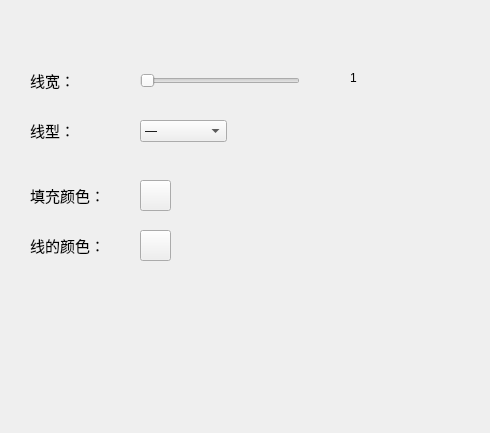
<?xml version="1.0" encoding="UTF-8"?>
<ui version="4.0">
 <class>Pen_Style</class>
 <widget class="QWidget" name="Pen_Style">
  <property name="geometry">
   <rect>
    <x>0</x>
    <y>0</y>
    <width>490</width>
    <height>433</height>
   </rect>
  </property>
  <property name="windowTitle">
   <string>Form</string>
  </property>
  <widget class="QSlider" name="horizontalSlider">
   <property name="geometry">
    <rect>
     <x>140</x>
     <y>70</y>
     <width>160</width>
     <height>22</height>
    </rect>
   </property>
   <property name="minimum">
    <number>1</number>
   </property>
   <property name="maximum">
    <number>10</number>
   </property>
   <property name="orientation">
    <enum>Qt::Horizontal</enum>
   </property>
  </widget>
  <widget class="QLabel" name="label">
   <property name="geometry">
    <rect>
     <x>30</x>
     <y>60</y>
     <width>71</width>
     <height>41</height>
    </rect>
   </property>
   <property name="font">
    <font>
     <family>Agency FB</family>
     <pointsize>11</pointsize>
    </font>
   </property>
   <property name="text">
    <string>线宽：</string>
   </property>
  </widget>
  <widget class="QLabel" name="Line_Width">
   <property name="geometry">
    <rect>
     <x>350</x>
     <y>70</y>
     <width>72</width>
     <height>15</height>
    </rect>
   </property>
   <property name="text">
    <string>1</string>
   </property>
  </widget>
  <widget class="QLabel" name="label_2">
   <property name="geometry">
    <rect>
     <x>30</x>
     <y>220</y>
     <width>101</width>
     <height>51</height>
    </rect>
   </property>
   <property name="font">
    <font>
     <family>Agency FB</family>
     <pointsize>11</pointsize>
    </font>
   </property>
   <property name="text">
    <string>线的颜色：</string>
   </property>
  </widget>
  <widget class="QPushButton" name="Line_Color">
   <property name="geometry">
    <rect>
     <x>140</x>
     <y>230</y>
     <width>31</width>
     <height>31</height>
    </rect>
   </property>
   <property name="text">
    <string/>
   </property>
  </widget>
  <widget class="QPushButton" name="Fill_Color">
   <property name="geometry">
    <rect>
     <x>140</x>
     <y>180</y>
     <width>31</width>
     <height>31</height>
    </rect>
   </property>
   <property name="text">
    <string/>
   </property>
  </widget>
  <widget class="QLabel" name="label_3">
   <property name="geometry">
    <rect>
     <x>30</x>
     <y>170</y>
     <width>101</width>
     <height>51</height>
    </rect>
   </property>
   <property name="font">
    <font>
     <family>Agency FB</family>
     <pointsize>11</pointsize>
    </font>
   </property>
   <property name="text">
    <string>填充颜色：</string>
   </property>
  </widget>
  <widget class="QLabel" name="label_4">
   <property name="geometry">
    <rect>
     <x>30</x>
     <y>110</y>
     <width>71</width>
     <height>41</height>
    </rect>
   </property>
   <property name="font">
    <font>
     <family>Agency FB</family>
     <pointsize>11</pointsize>
    </font>
   </property>
   <property name="text">
    <string>线型：</string>
   </property>
  </widget>
  <widget class="QComboBox" name="comboBox">
   <property name="geometry">
    <rect>
     <x>140</x>
     <y>120</y>
     <width>87</width>
     <height>22</height>
    </rect>
   </property>
   <item>
    <property name="text">
     <string>—</string>
    </property>
   </item>
   <item>
    <property name="text">
     <string>-----------</string>
    </property>
   </item>
   <item>
    <property name="text">
     <string>················</string>
    </property>
   </item>
   <item>
    <property name="text">
     <string>-·-·-·-·-·-·-</string>
    </property>
   </item>
   <item>
    <property name="text">
     <string>-··-··-··-··-··</string>
    </property>
   </item>
  </widget>
 </widget>
 <resources/>
 <connections/>
</ui>
